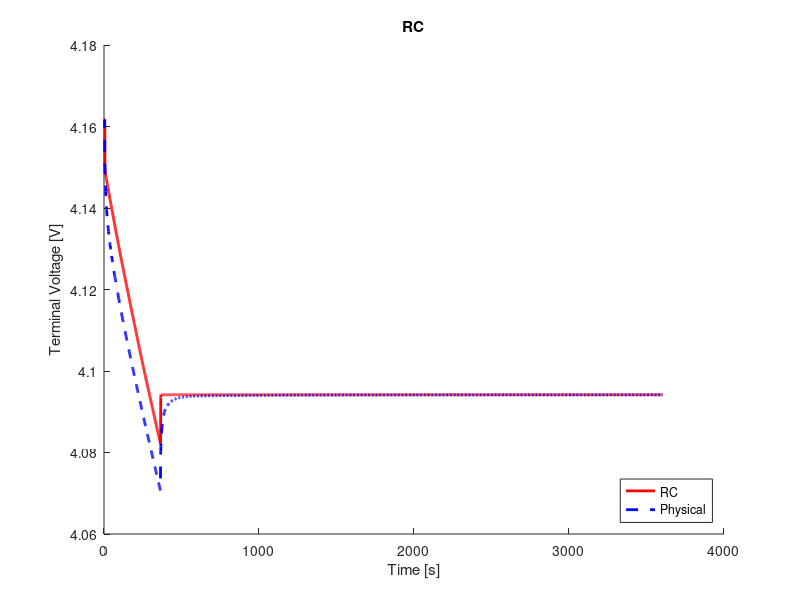

Recreate this plot in MATLAB.
clear;
clc;
close all;

%% load data
load('ocv_final.mat');
time_ocv = time;
load('pulse_1_c_0.mat');
load('rc1_cf_params.mat');

%% voltage limitations
v_max = 4.4;                                    % cut-over voltage
v_min = 3.0;                                    % cut-off voltage

%% resample ocv and soc
t1 = time_ocv(1);
t2 = time_ocv(end);
dt = 1;                                         % sample time
t = (t1:dt:t2) - t1;

ocv = interp1(time_ocv, ocv, t1:dt:t2);
soc = interp1(time_ocv, soc, t1:dt:t2);

s = length(time);

%% variables
Q = 16.8;
eta = 1.0;                                  % coulombic efficiency

n = 0;                                      % number of rc links
flag = 1;

%% compute soc
ind_init = interp1(soc, 1:length(soc), 1.0, 'nearest');
v_t(1) = ocv(ind_init);
z0 = soc(ind_init);
z = z0 - dt/(Q*3600)*eta*cumsum(I(1:end));

% manual fit
p = 1;
r0 = r0_cf(p);

%% compute terminal voltage
for j = 1:n
    f(j) = exp(-dt/(r(j)*c(j)));
end
for k = 1:s-1
    if flag == 1
        ind = interp1(soc, 1:length(soc), z(k), 'nearest');
        v_t(k+1) = ocv(ind) - I(k).*r0;
        if v_t(k) < v_min
            fprintf('Reached lower voltage limit.');
            flag = 0;
        end
        if v_t(k) > v_max
            fprintf('Reached upper voltage limit.');
            flag = 0;
        end 
    end
end

%% compute rms error
v_t = reshape(v_t, size(V_batt_time));
rmse = 1000*sqrt(mean((V_batt_time - v_t).^2))     % [mV]

%% plot
figure(1);
hold on;
plot(time, v_t, 'r', 'LineWidth', 2)
hold on;
plot(time, V_batt_time, 'b--', 'LineWidth', 2)
xlabel('Time [s]')
ylabel('Terminal Voltage [V]')
title('RC')
legend('RC', 'Physical', 'location', 'southeast')
